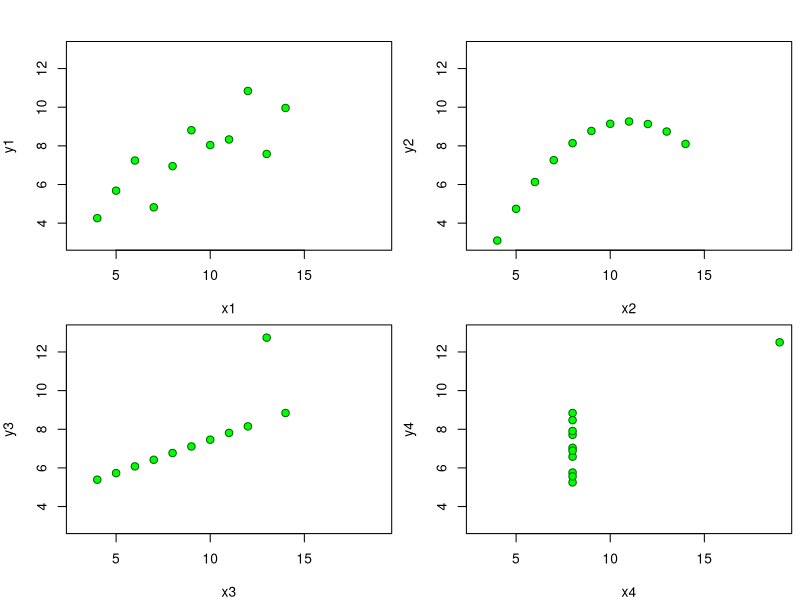

This figure's R source: (Note: this script raises an error after producing the figure.)
## ---- chunk 1
# Die Daten als Tabelle
print(anscombe)
# Plot Einstellungen
par(mfrow = c(2, 2), mar = c(4, 4, 0.5, 0.5), oma =  c(0, 0, 2, 0))
# Alle Plots in Loop (siehe R Dokumentation zu anscombe)
ff <- y ~ x
for(i in 1:4) {
  ff[2:3] <- lapply(paste0(c("y","x"), i), as.name)
  plot(ff, data = anscombe, col = "darkgreen", pch = 21, bg = "green", cex = 1.2, xlim = c(3, 19), ylim = c(3, 13))
}
## ---- chunk 2
htmltools::includeHTML("exercises/notation.html")
## ---- chunk 3
knitr::include_graphics("images/SL_UL_RL.png")
## ---- chunk 4
htmltools::includeHTML("exercises/regvsclass.html")
## ---- chunk 5
knitr::include_app("https://martin-sterchi.shinyapps.io/appKNN/", height = "600px")
## ---- chunk 6
htmltools::includeHTML("exercises/knn.html")
## ---- chunk 7
knitr::include_graphics("images/Pipeline.png")
